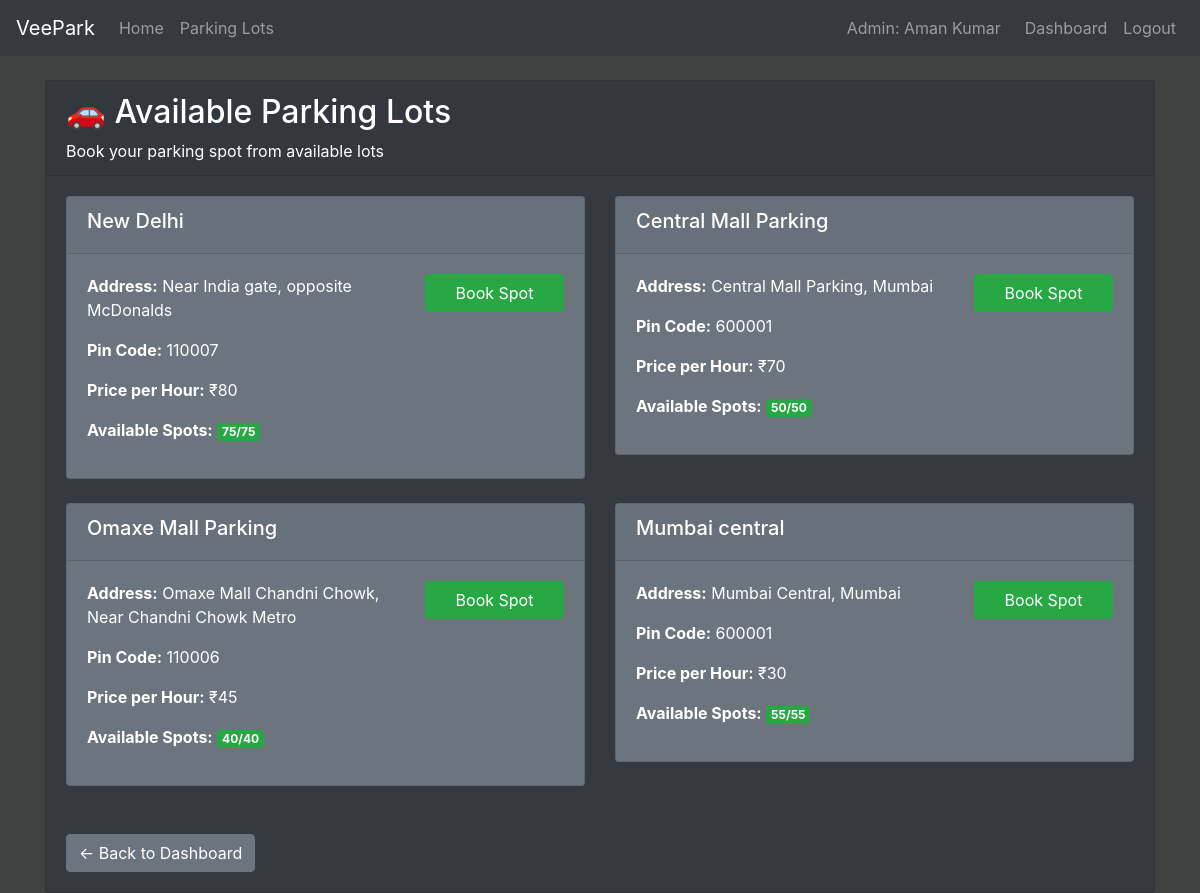
The app's page /parkinglots (signed in), older data.
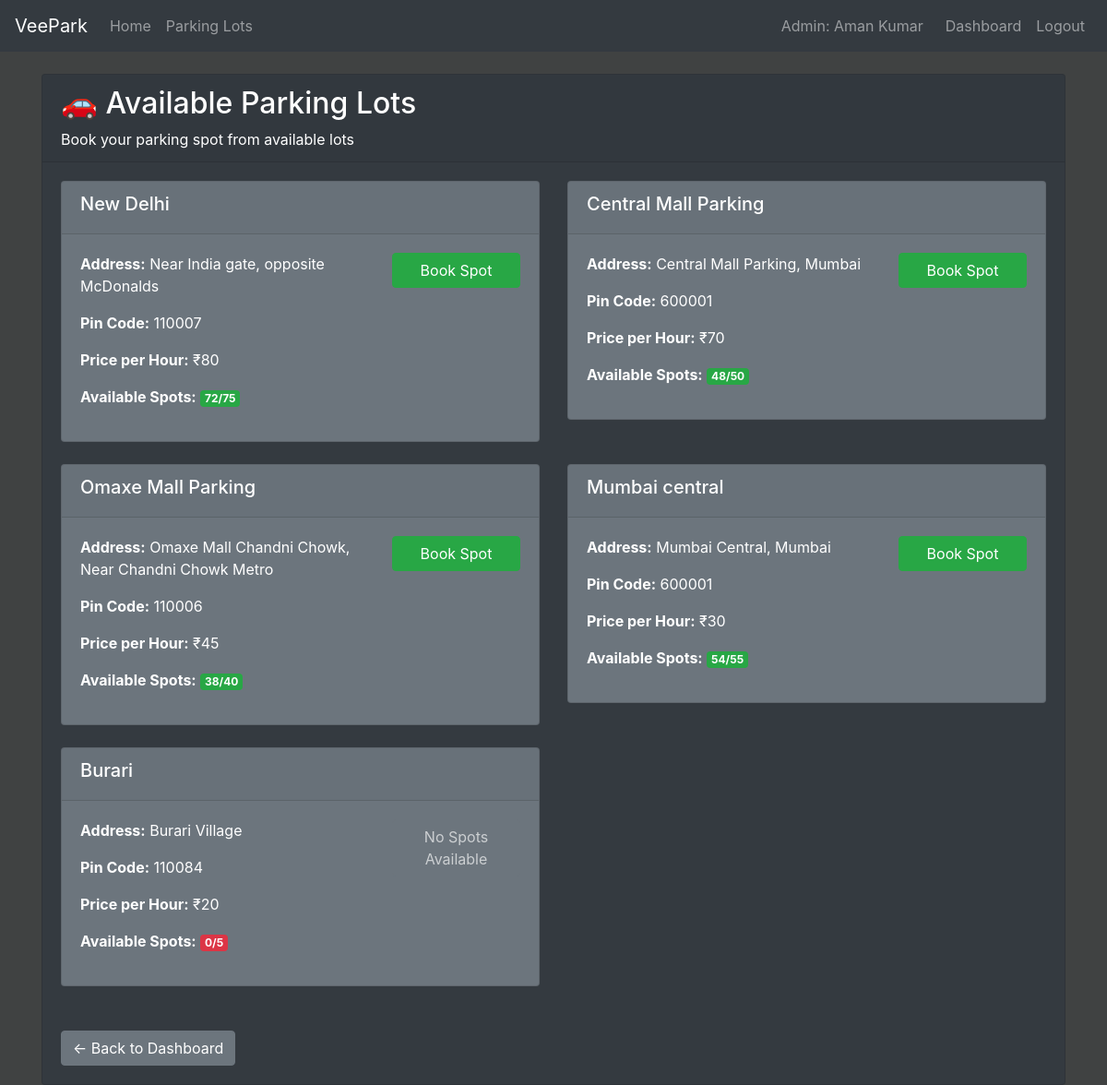
The same page, newer data.
### models/models.py (models this page shows, shortened)
class ParkingLot(db.Model):
    __tablename__ = 'parking_lot'
    id=db.Column(db.Integer(), primary_key=True)
    location = db.Column(db.String(50), nullable=False)
    pincode=db.Column(db.Integer(), nullable=False)
    price=db.Column(db.Integer(), nullable=False)
    maxSpots=db.Column(db.Integer(), nullable=False)
    address=db.Column(db.String(200), nullable=False)
    occupied=db.Column(db.Integer(), default=0)
    parking_spots = db.relationship('ParkingSpot', backref='parking_lot', lazy=True)

### controllers/controllers.py (the view)
@controllers.route('/parkinglots')
def parking_lots():
    if not session.get('user_id'):
        flash('Please login to view parking lots.', 'warning')
        return redirect(url_for('controllers.login'))
    lots = ParkingLot.query.all()
    return render_template('parking_lots.html', lots = lots)

### templates/parking_lots.html (shortened to what this page needs)
{% extends 'index.html' %}
{% block content %}
<div class="container mt-4">
    <div class="row">
        <div class="col-12">
            <div class="card bg-dark text-white">
                <div class="card-header">
                    <h2>🚗 Available Parking Lots</h2>
                    <p class="mb-0">Book your parking spot from available lots</p>
                </div>
                <div class="card-body">
                    {% if lots %}
                        <div class="row">
                            {% for lot in lots %}
                            <div class="col-md-6 mb-4">
                                <div class="card bg-secondary text-white">
                                    <div class="card-header">
                                        <h5>{{ lot.location }}</h5>
                                    </div>
                                    <div class="card-body">
                                        <div class="row">
                                            <div class="col-md-8">
                                                <p><strong>Address:</strong> {{ lot.address }}</p>
                                                <p><strong>Pin Code:</strong> {{ lot.pincode }}</p>
                                                <p><strong>Price per Hour:</strong> ₹{{ lot.price }}</p>
                                                <p><strong>Available Spots:</strong>
                                                    <span class="badge badge-{% if lot.maxSpots - lot.occupied > 0 %}success{% else %}danger{% endif %}">
                                                        {{ lot.maxSpots - lot.occupied }}/{{ lot.maxSpots }}
                                                    </span>
                                                </p>
                                            </div>
                                            <div class="col-md-4">
                                                {% if lot.maxSpots - lot.occupied > 0 %}
                                                    <button type="button" class="btn btn-success btn-block mb-2"
                                                            onclick="showBookingModal({{ lot.id }}, '{{ lot.location }}')">
                                                        Book Spot
                                                    </button>
                                                {% else %}
                                                    <button class="btn btn-secondary btn-block mb-2" disabled>
                                                        No Spots Available
                                                    </button>
                                                {% endif %}
                                            </div>
                                        </div>
                                    </div>
                                </div>
                            </div>
                            {% endfor %}
                        </div>
                    {% else %}
                        <div class="alert alert-info">
                            <h5>No Parking Lots Available</h5>
                            <p>No parking lots are currently available for booking.</p>
                        </div>
                    {% endif %}
                    <div class="mt-4">
                        <a href="{{ url_for('controllers.user_dashboard') }}" class="btn btn-secondary">
                            ← Back to Dashboard
                        </a>
                    </div>
                </div>
            </div>
        </div>
    </div>
</div>
{% endblock %}

Row changes from the older to the newer data that the page shows:
changed ParkingLot "New Delhi": lot.maxSpots-lot.occupied "75" → "72"
changed ParkingLot "Central Mall Parking": lot.maxSpots-lot.occupied "50" → "48"
changed ParkingLot "Omaxe Mall Parking": lot.maxSpots-lot.occupied "40" → "38"
changed ParkingLot "Mumbai central": lot.maxSpots-lot.occupied "55" → "54"
added ParkingLot: location "Burari", address "Burari Village", pincode "110084", price "20", lot.maxSpots-lot.occupied "0", maxSpots "5", shows "No Spots Available"
